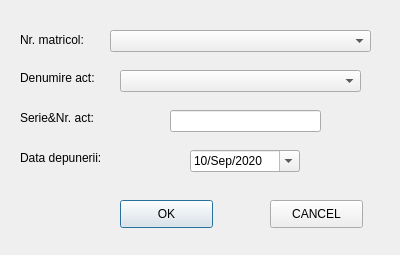
<?xml version="1.0" encoding="UTF-8"?>
<ui version="4.0">
 <class>updateActe</class>
 <widget class="QDialog" name="updateActe">
  <property name="geometry">
   <rect>
    <x>0</x>
    <y>0</y>
    <width>400</width>
    <height>255</height>
   </rect>
  </property>
  <property name="minimumSize">
   <size>
    <width>400</width>
    <height>255</height>
   </size>
  </property>
  <property name="maximumSize">
   <size>
    <width>400</width>
    <height>255</height>
   </size>
  </property>
  <property name="windowTitle">
   <string>Update Acte</string>
  </property>
  <widget class="QComboBox" name="nrMatricolBox">
   <property name="geometry">
    <rect>
     <x>110</x>
     <y>30</y>
     <width>261</width>
     <height>22</height>
    </rect>
   </property>
  </widget>
  <widget class="QLabel" name="label_4">
   <property name="geometry">
    <rect>
     <x>20</x>
     <y>150</y>
     <width>91</width>
     <height>16</height>
    </rect>
   </property>
   <property name="text">
    <string>Data depunerii:</string>
   </property>
  </widget>
  <widget class="QLabel" name="label">
   <property name="geometry">
    <rect>
     <x>20</x>
     <y>70</y>
     <width>111</width>
     <height>16</height>
    </rect>
   </property>
   <property name="text">
    <string>Denumire act:</string>
   </property>
  </widget>
  <widget class="QComboBox" name="denumireActBox">
   <property name="geometry">
    <rect>
     <x>120</x>
     <y>70</y>
     <width>241</width>
     <height>22</height>
    </rect>
   </property>
  </widget>
  <widget class="QLabel" name="label_3">
   <property name="geometry">
    <rect>
     <x>20</x>
     <y>110</y>
     <width>91</width>
     <height>16</height>
    </rect>
   </property>
   <property name="text">
    <string>Serie&amp;Nr. act:</string>
   </property>
  </widget>
  <widget class="QLineEdit" name="serieActEdit">
   <property name="geometry">
    <rect>
     <x>170</x>
     <y>110</y>
     <width>151</width>
     <height>22</height>
    </rect>
   </property>
   <property name="alignment">
    <set>Qt::AlignCenter</set>
   </property>
   <property name="clearButtonEnabled">
    <bool>true</bool>
   </property>
  </widget>
  <widget class="QPushButton" name="okInsert">
   <property name="geometry">
    <rect>
     <x>120</x>
     <y>200</y>
     <width>93</width>
     <height>28</height>
    </rect>
   </property>
   <property name="text">
    <string>OK</string>
   </property>
  </widget>
  <widget class="QPushButton" name="cancelInsert">
   <property name="geometry">
    <rect>
     <x>270</x>
     <y>200</y>
     <width>93</width>
     <height>28</height>
    </rect>
   </property>
   <property name="text">
    <string>CANCEL</string>
   </property>
  </widget>
  <widget class="QDateEdit" name="dateEdit">
   <property name="geometry">
    <rect>
     <x>190</x>
     <y>150</y>
     <width>110</width>
     <height>22</height>
    </rect>
   </property>
   <property name="currentSection">
    <enum>QDateTimeEdit::DaySection</enum>
   </property>
   <property name="displayFormat">
    <string>dd/MMM/yyyy</string>
   </property>
   <property name="calendarPopup">
    <bool>true</bool>
   </property>
   <property name="date">
    <date>
     <year>2020</year>
     <month>9</month>
     <day>10</day>
    </date>
   </property>
  </widget>
  <widget class="QLabel" name="label_2">
   <property name="geometry">
    <rect>
     <x>20</x>
     <y>30</y>
     <width>101</width>
     <height>20</height>
    </rect>
   </property>
   <property name="text">
    <string>Nr. matricol:</string>
   </property>
  </widget>
 </widget>
 <resources/>
 <connections/>
</ui>
